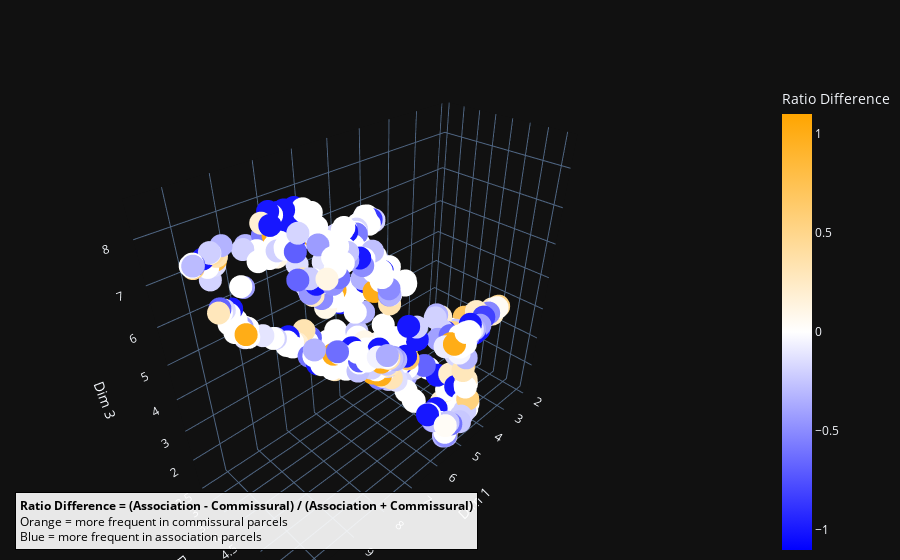

This figure's notebook cell:
### Code cell
import pandas as pd
import plotly.express as px

# Load coordinate dataset
coord_file = '00_2017_coordinates_wm_MOTparcels.csv'
df = pd.read_csv(coord_file, sep=';')

# Load ratio differences
ratio_file = 'my_ratio_file.csv'
ratio_df = pd.read_csv(ratio_file)

# Merge datasets
df = df.merge(ratio_df, left_on='Functions', right_on='Term', how='left')
df['Ratio_Difference'] = df['Ratio_Difference'].fillna(0)

# Create 3D scatter plot
fig = px.scatter_3d(
    df, x='X', y='Y', z='Z',
    color='Ratio_Difference',
    hover_name='Functions',
    color_continuous_scale=['blue', 'white', 'orange'],
    range_color=[-1.1, 1.1],
    labels={'Ratio_Difference': 'Ratio Difference'},
)

# Update layout with axis titles
fig.update_layout(
    scene=dict(
        xaxis_title='Dim 1',
        yaxis_title='Dim 2',
        zaxis_title='Dim 3'
    ),
    margin=dict(l=0, r=0, b=0, t=80),
)

# Add annotation to explain the color meaning
fig.add_annotation(
    dict(
        showarrow=False,
        text=(
            "<b>Ratio Difference = (Association - Commissural) / (Association + Commissural)</b><br>"
            "Orange = more frequent in commissural parcels<br>"
            "Blue = more frequent in association parcels"
        ),
        xref="paper", yref="paper",
        x=0.02, y=0.02,  # bottom-left corner inside plot area
        font=dict(size=12, color="black"),  # Set text color to black
        align="left",
        bordercolor="black",
        borderwidth=1,
        borderpad=4,
        bgcolor="rgba(255, 255, 255, 0.9)",  # Semi-transparent white background
        opacity=1
    )
)



# Show in notebook
fig.show()

# Save as interactive HTML
fig.write_html("interactive_3D_plot_final.html")

### Figure 1 — Plotly figure (JSON) as saved in the notebook; plotly's stock layout.template omitted (floating-point values rounded to 4 significant figures; data arrays with more than 128 entries replaced by an {"elided": "..."} marker saying what was removed)
{"data": [{"hovertemplate": "<b>%{hovertext}</b><br><br>X=%{x}<br>Y=%{y}<br>Z=%{z}<br>Ratio Difference=%{marker.color}<extra></extra>", "hovertext": {"elided": "506 str values"}, "legendgroup": "", "marker": {"color": {"elided": "506 float values"}, "coloraxis": "coloraxis", "symbol": "circle"}, "mode": "markers", "name": "", "scene": "scene", "showlegend": false, "x": {"elided": "506 float values"}, "y": {"elided": "506 float values"}, "z": {"elided": "506 float values"}, "type": "scatter3d"}], "layout": {"scene": {"domain": {"x": [0.0, 1.0], "y": [0.0, 1.0]}, "xaxis": {"title": {"text": "Dim 1"}}, "yaxis": {"title": {"text": "Dim 2"}}, "zaxis": {"title": {"text": "Dim 3"}}}, "coloraxis": {"colorbar": {"title": {"text": "Ratio Difference"}}, "colorscale": [[0.0, "blue"], [0.5, "white"], [1.0, "orange"]], "cmin": -1.1, "cmax": 1.1}, "legend": {"tracegroupgap": 0}, "margin": {"t": 80, "l": 0, "r": 0, "b": 0}, "annotations": [{"align": "left", "bgcolor": "rgba(255, 255, 255, 0.9)", "bordercolor": "black", "borderpad": 4, "borderwidth": 1, "font": {"color": "black", "size": 12}, "opacity": 1, "showarrow": false, "text": "<b>Ratio Difference = (Association - Commissural) / (Association + Commissural)</b><br>Orange = more frequent in commissural parcels<br>Blue = more frequent in association parcels", "x": 0.02, "xref": "paper", "y": 0.02, "yref": "paper"}]}}
